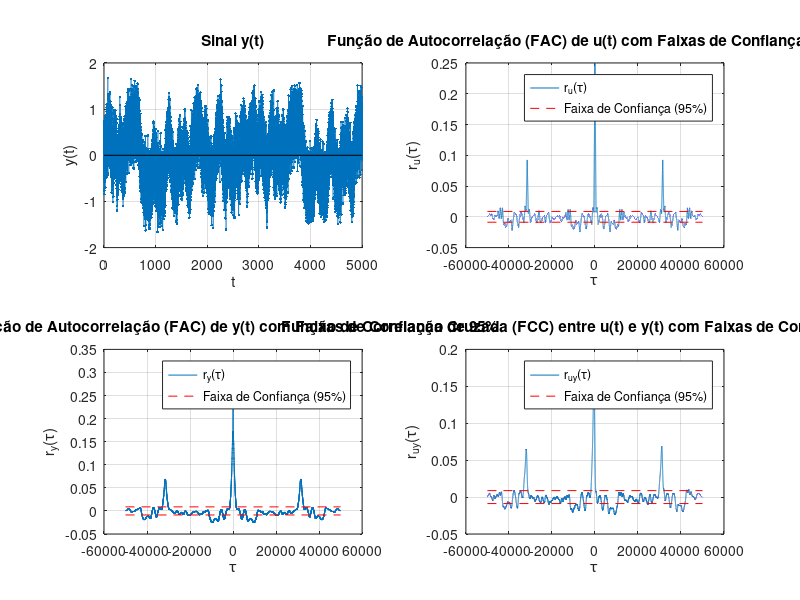

Recreate this plot in MATLAB.
load('data_for_ex3.mat')

subplot(2,2,1);
stem(t, y, '.');
xlabel('t');
ylabel('y(t)');
title('Sinal y(t)');
grid on;

[ru, lag] = xcorr(u, 'biased');

alpha = 0.05;
N = length(u);
conf_interval = norminv([alpha/2, 1-alpha/2], 0, 1/sqrt(N));

subplot(2,2,2);
plot(lag, ru);
hold on;
line([lag(1), lag(end)], [conf_interval(1), conf_interval(1)], 'color', 'r', 'linestyle', '--');
line([lag(1), lag(end)], [conf_interval(2), conf_interval(2)], 'color', 'r', 'linestyle', '--');
xlabel('\tau');
ylabel('r_{u}(\tau)');
title('Função de Autocorrelação (FAC) de u(t) com Faixas de Confiança de 95%');
legend('r_{u}(\tau)', 'Faixa de Confiança (95%)');
grid on;
hold off;


[ry, lag2] = xcorr(y, 'biased');

N2 = length(y);
conf_interval2 = norminv([alpha/2, 1-alpha/2], 0, 1/sqrt(N2));

subplot(2,2,3);
plot(lag2, ry);
hold on;
line([lag2(1), lag2(end)], [conf_interval2(1), conf_interval2(1)], 'color', 'r', 'linestyle', '--');
line([lag2(1), lag2(end)], [conf_interval2(2), conf_interval2(2)], 'color', 'r', 'linestyle', '--');
xlabel('\tau');
ylabel('r_{y}(\tau)');
title('Função de Autocorrelação (FAC) de y(t) com Faixas de Confiança de 95%');
legend('r_{y}(\tau)', 'Faixa de Confiança (95%)');
grid on;
hold off;


[ruy, lag3] = xcorr(u, y, 'biased');

subplot(2,2,4)
plot(lag3, ruy);
hold on;
line([lag3(1), lag3(end)], [conf_interval2(1), conf_interval2(1)], 'color', 'r', 'linestyle', '--');
line([lag3(1), lag3(end)], [conf_interval2(2), conf_interval2(2)], 'color', 'r', 'linestyle', '--');
xlabel('\tau');
ylabel('r_{uy}(\tau)');
title('Função de Correlação Cruzada (FCC) entre u(t) e y(t) com Faixas de Confiança de 95%');
legend('r_{uy}(\tau)', 'Faixa de Confiança (95%)');
grid on;
hold off;

[max_ruy, idx_max_ruy] = max(ruy);
estimated_delay = lag3(idx_max_ruy);
fprintf('Retardo estimado: %d amostras\n', estimated_delay);